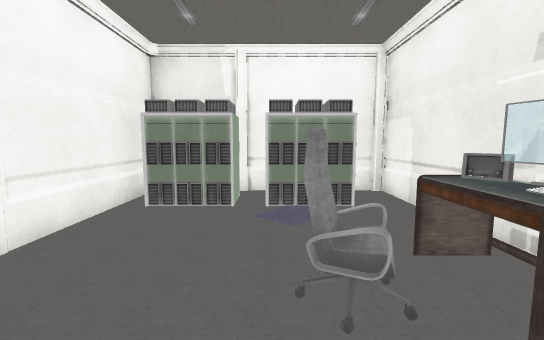
view 1 (above)

15 first-person views from a walk through a Unity game level. The camera is 1.4 m above the floor, tilts 6° down and sees 90° across. Doors are open. The floor is counted in squares, 1 m on a side. Each view is taken from the middle of a square. On the plan, view 1 faces up. The plan holds only what a view shows up to about 13 squares ahead; the rest is blank. The player is left out. Some surface patterns are stand-ins.

view 2
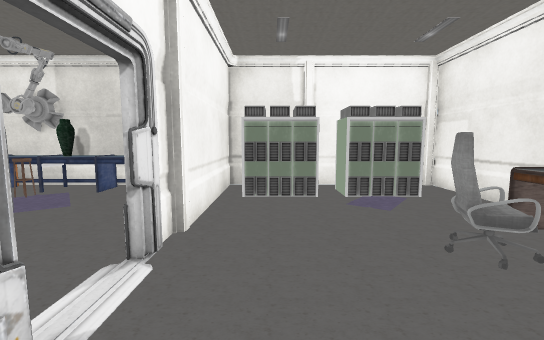

view 3
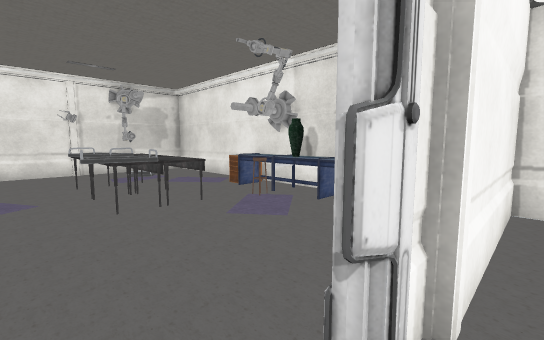

view 4
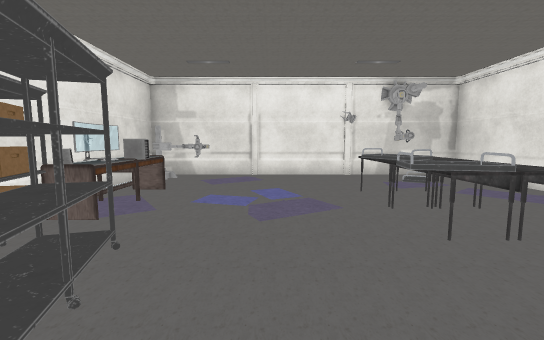

view 5
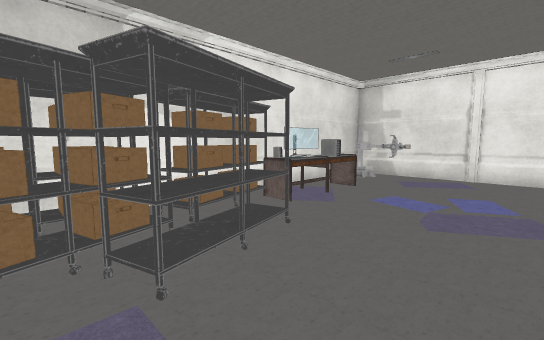

view 6
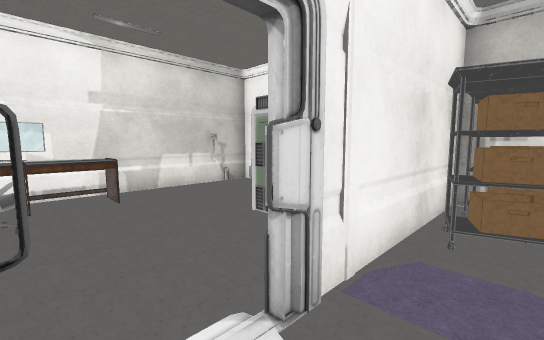

view 7
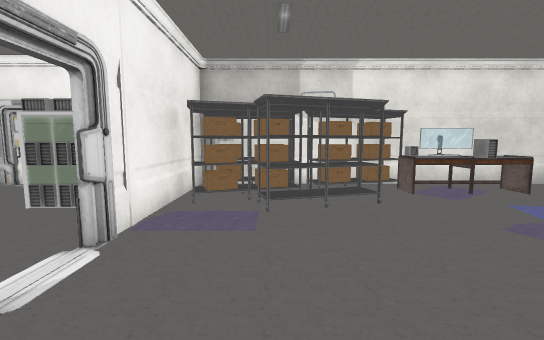

view 8
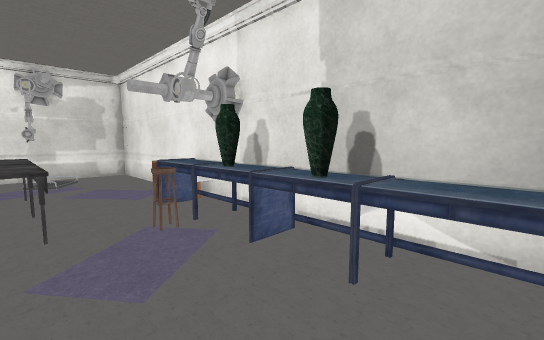

view 9
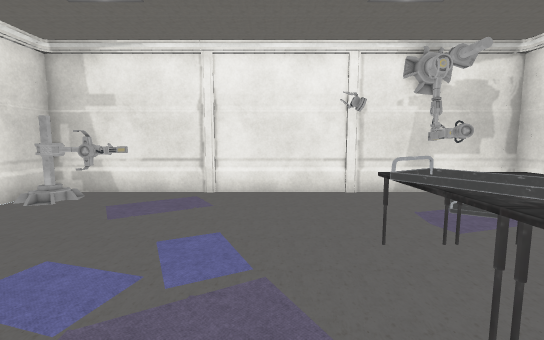

view 10
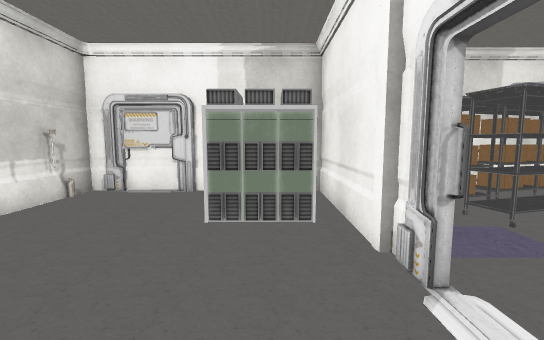

view 11
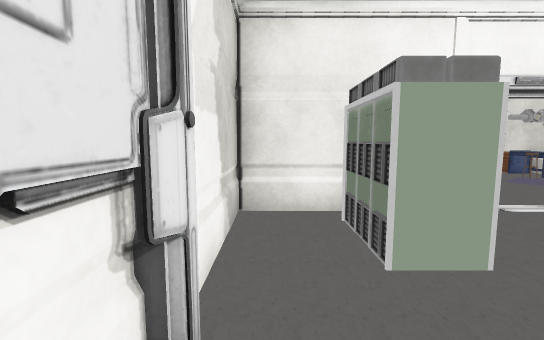

view 12
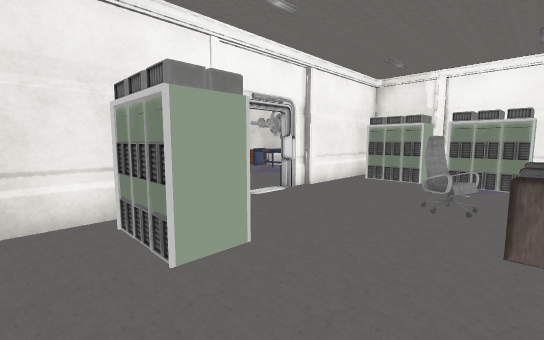

view 13
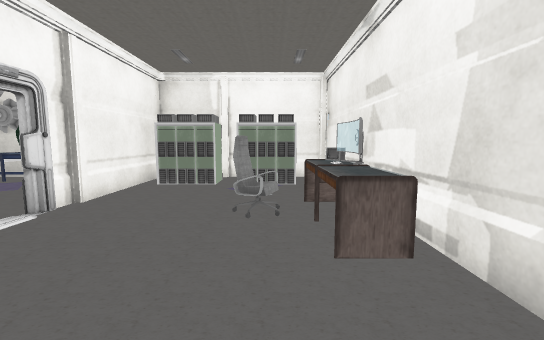

view 14
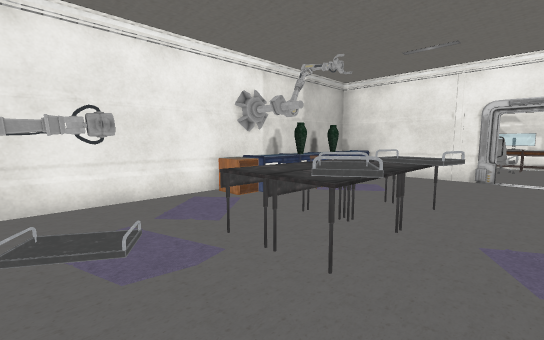

view 15
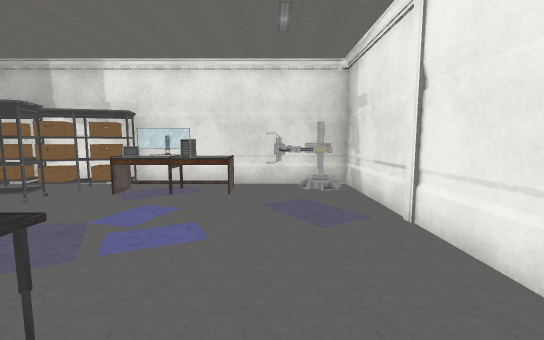

### Floor plan
Points are (right, up) in squares from view 1. A wall is a line through its corners. A room is listed if a view was taken in it or the views show most of it. See-through windows are left out.
Room 1 (views 1, 2, 3, 4, 5, 6, 7, 8, 9, 10, 11, 12, 13, 14, 15)
walls: (-3.6, 1.8) (-3.6, 6.3); (-3.4, 2.4) (-3.5, 1.9); (-3.4, -0.5) (-3.4, -1.5); (-3.4, 2.5) (-3.4, 1.9); (-3.3, 2.3) (-3.5, 1.9); (-3.6, -1.2) (-3.6, 0.7) (-3.5, 0.3); (-3.4, -4.1) (-3.4, -4.7) (0.3, -4.7); (-3.4, 6.5) (-3.4, 3.4); (-1.4, -2.6) (-2.5, -2.6); (-2.7, 6.4) (-2.7, 5.8); (-4.4, 7.7) (-15.5, 7.7); (0.2, -4.4) (0.8, -4.6); (0.3, -4.3) (0.8, -4.6); (0.6, 5.9) (-0.1, 5.9) (-0.1, 6.5); (0.2, -4.5) (2.7, -4.5); (0.3, -4.5) (0.8, -4.6); (0.5, 6.3) (-0.1, 6.3); (0.5, -4.7) (2.4, -4.7); (0.1, 7.7) (-0.5, 7.7); (-15.5, -5) (-4.5, -5); (-16.5, 7.4) (-16.5, -4.5); (3.2, -4.4) (3.2, 7.8); (2.9, 7.7) (1.8, 7.7)
low walls: (-3.5, 1.9) (-3.6, 2.5)
ways out: open door at (-4, 1.5)
objects: other object (-17, -5) to (-16, -5); other object (-17, 8) to (-16, 8); other object (-16, -1); other object (-16, 3); other object (-15, -4) to (-15, -3); other object (-15, 5) to (-14, 5); other object (-14, -2); other object (-13, -4); other object (-12, -4) to (-12, -3); other object (-12, 3) to (-9, 4); other object (-11, -4) to (-10, -3); other object (-10, 7); other object (-9, -4) to (-8, -4); other object (-9, 2); other object (-9, 7); other object (-8, -3) to (-6, -2); other object (-8, 5); other object (-8, 6); other object (-8, 7); other object (-7, -4) to (-4, -4); other object (-7, 7); other object (-6, -3) to (-4, -2); other object (-6, 7); other object (-5, 7) to (-4, 7); other object (-4, -5); other object (-4, -1); other object (-4, 0); other object (-4, 3); other object (-4, 8); other object (-3, -2); other object (-3, 0); other object (-3, 3); other object (-3, 8); other object (-2, -2); other object (-2, 6); other object (-1, -3); other object (-1, -2); other object (-1, 6); other object (1, 2) to (1, 3); other object (1, 6); other object (1, 7); other object (2, 0) to (2, 3); other object (2, 6)

Where each view was taken, in squares from view 1:
view 1: 0 up, 0 right, facing up
view 2: 1 down, 2 left, facing up
view 3: 1 up, 3 left, facing up-left
view 4: 0 up, 5 left, facing left
view 5: 1 up, 5 left, facing down-left
view 6: 2 up, 5 left, facing down-right
view 7: 4 up, 6 left, facing down
view 8: 4 up, 4 left, facing up-left
view 9: 1 up, 9 left, facing left
view 10: 3 up, 2 left, facing down
view 11: 4 down, 2 right, facing left
view 12: 4 down, 2 right, facing up-left
view 13: 3 down, 1 right, facing up
view 14: 1 up, 15 left, facing up-right
view 15: 4 up, 14 left, facing down
